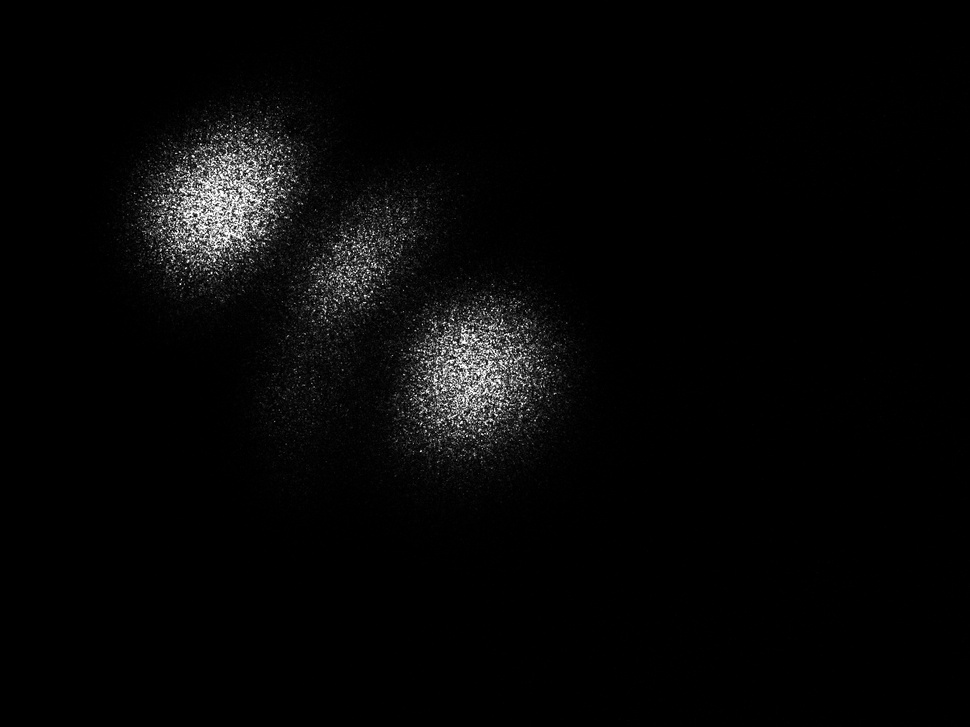
#> input picture TEM20.jpg, 970 x 727 px, shrunk from 1280 x 960 before the run, found by its file name
$ jupyter execute 'TEM02 (4).ipynb'
#> lines starting #> are read from the running program, lines starting #| are printed output that depends on the picture
<div dir="rtl" lang="he" xml:lang="he">
<font size=6> עיבוד נתונים - מעבדה ג'</font>

<font size=5> מחברת colab </font>

---'` comment #` .

---
<h1>
<font size=5><b>1. ייבוא חבילות</b></font>
</h1>

---

[cell 1]
import cv2
import numpy as np
import matplotlib.pyplot as plt
from scipy.optimize import curve_fit

# 1. Load image and convert to grayscale
img_path = '/content/TEM20.jpg'
img_raw = cv2.imread(img_path)
#> img_raw is the input picture: shape (727, 970, 3); min 0, max 255, mean 6.5

if img_raw is not None:
    img = cv2.cvtColor(img_raw, cv2.COLOR_BGR2GRAY)
else:
    # If the file is not loaded, create a synthetic demo image
    print("Warning: Image file not found. Creating a synthetic image.")
    x_grid, y_grid = np.meshgrid(np.linspace(-10, 10, 500), np.linspace(-10, 10, 500))
    img = np.exp(-(x_grid**2 + y_grid**2) / 10) * 255
    img = img.astype(np.uint8)

# 2. Rotate image (if needed)
# Set rotation angle (in degrees)
angle =31.5  # Change this value if the image needs rotation
if angle != 0:
    (h, w) = img.shape[:2]
#> h = 727; w = 970
    center = (w // 2, h // 2)
#> center = (485, 363)
    M = cv2.getRotationMatrix2D(center, angle, 1.0)
    img_rot = cv2.warpAffine(img, M, (w, h))
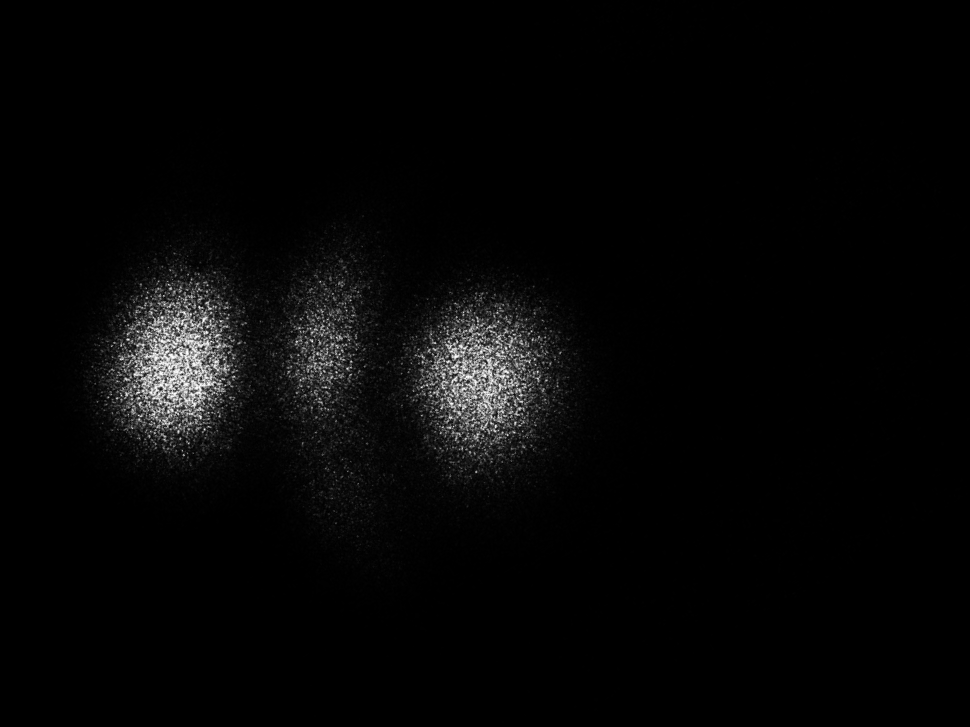
#> img_rot: shape (727, 970); min 0, max 255, mean 6.5
else:
    img_rot = img.copy()

# 3. Define Region of Interest (ROI) manually in pixels instead of interactive imcrop
# Crop the center of the image by default
h, w = img_rot.shape
crop_ymin, crop_ymax = int(h * 0.2), int(h * 0.8)
#> crop_ymin = 145; crop_ymax = 581
crop_xmin, crop_xmax = int(w * 0.1), int(w * 0.6)
#> crop_xmin = 97; crop_xmax = 582
img_crop = img_rot[crop_ymin:crop_ymax, crop_xmin:crop_xmax]
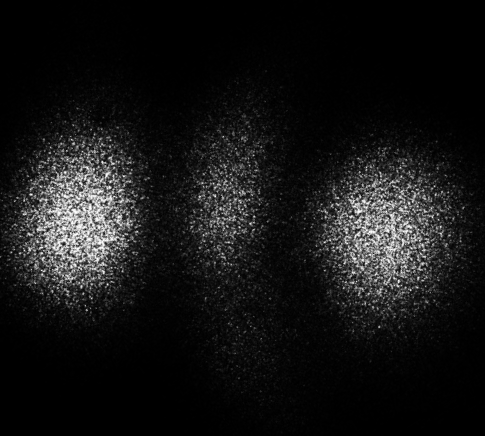
#> img_crop: shape (436, 485); min 0, max 255, mean 21.4

# 4. Sum to 1D (noise reduction)
I_1D = np.sum(img_crop, axis=0).astype(float)
#> I_1D = 485 values, max 23991 at index 89, min 745 at index 484, mean 9349.1

# Background subtraction and normalization
I_1D = I_1D - np.min(I_1D)
#> I_1D = 485 values, max 23246 at index 89, min 0 at index 484, mean 8604.1
if np.max(I_1D) > 0:
    I_1D = I_1D / np.max(I_1D)
#> I_1D = 485 values, max 1 at index 89, min 0 at index 484, mean 0.37

x = np.arange(len(I_1D))
#> x = 485 values from 0 to 484

# 5. Define Hermite-Gauss model
def hg_model(x, A0, A1, A2, A3, x0, w_param, offset):
    arg = np.sqrt(2) * (x - x0) / w_param
    # Hermite polynomials
    H0 = 1.0
    H1 = 2.0 * arg
    H2 = 4.0 * (arg**2) - 2.0
    H3 = 8.0 * (arg**3) - 12.0 * arg

    envelope = np.exp(-2.0 * (x - x0)**2 / (w_param**2))
    term = (A0 * H0**2 + A1 * H1**2 + A2 * H2**2 + A3 * H3**2) * envelope + offset
    return term

# Initial guesses
x0_guess = float(np.mean(x))
#> x0_guess = 242
w_guess = float(len(x) / 4.0)
#> w_guess = 121.2
p0 = [0.5, 0.5, 0.1, 0.1, x0_guess, w_guess, 0.0]
#> p0 = [0.5, 0.5, 0.1, 0.1, 242, 121.2, 0]

# Parameter bounds
lb = [0, 0, 0, 0, float(np.min(x)), 1.0, -0.2]
#> lb = [0, 0, 0, 0, 0, 1, -0.2]
ub = [10.0, 10.0, 10.0, 10.0, float(np.max(x)), float(len(x)), 0.5]
#> ub = [10, 10, 10, 10, 484, 485, 0.5]

try:
    # Perform fit using curve_fit
    p_fit, pcov = curve_fit(hg_model, x, I_1D, p0=p0, bounds=(lb, ub))
#> p_fit = [4.61e-14, 0.0542, 0.158, 0.00902, 231.6, 125.5, -0.2]

    # Calculate R^2
    residuals = I_1D - hg_model(x, *p_fit)
#> residuals = 485 values, max 0.199 at index 102, min -0.145 at index 371, mean -0.000487
    ss_res = np.sum(residuals**2)
#> ss_res = 1.69
    ss_tot = np.sum((I_1D - np.mean(I_1D))**2)
#> ss_tot = 36.24
    R_squared = 1.0 - (ss_res / ss_tot)
#> R_squared = 0.953

    # Display results
    A_coeffs = p_fit[0:4]
#> A_coeffs = [4.61e-14, 0.0542, 0.158, 0.00902]
    A_norm = A_coeffs / np.sum(A_coeffs) if np.sum(A_coeffs) > 0 else A_coeffs
#> A_norm = [2.08e-13, 0.245, 0.715, 0.0407]

    print(f"\n--- Fit Results for {img_path} ---")
    print(f"Beam center (x0): {p_fit[4]:.2f} pixels")
#| Beam center (x0): 231.56 pixels
    print(f"Beam waist (w):   {p_fit[5]:.2f} pixels")
#| Beam waist (w):   125.55 pixels
    print(f"Goodness of fit (R^2): {R_squared:.4f}\n")
#| Goodness of fit (R^2): 0.9534
    for i in range(4):
        print(f"A_{i} = {A_coeffs[i]:.4f} (Relative contribution: {A_norm[i]*100:.1f}%)")
#> this loop made 4 passes
#| A_0 = 0.0000 (Relative contribution: 0.0%)
#| A_1 = 0.0542 (Relative contribution: 24.5%)
#| A_2 = 0.1584 (Relative contribution: 71.5%)
#| A_3 = 0.0090 (Relative contribution: 4.1%)

    # 6. Plot graphs
    fig, axes = plt.subplots(1, 2, figsize=(14, 5))

    # Plot 1: Cropped mode image
    im = axes[0].imshow(img_crop, cmap='hot')
    fig.colorbar(im, ax=axes[0])
    axes[0].set_title('Mode Image (Rotated and Cropped)')
    axes[0].set_xlabel('X (Pixels)')
    axes[0].set_ylabel('Y (Pixels)')

    # Plot 2: Data points only
    axes[1].plot(x, I_1D, 'b.', label='Data (1D Sum)')
    axes[1].grid(True, linestyle='--', alpha=0.7)
    axes[1].set_title('1D Intensity Profile')
    axes[1].set_xlabel('X Position (Pixels)')
    axes[1].set_ylabel('Normalized Intensity')
    axes[1].legend()

    plt.tight_layout()
    plt.show()
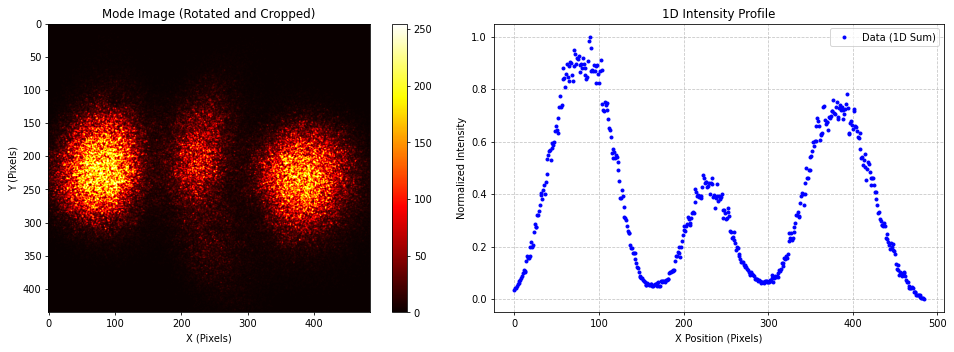
#> figure drawn by matplotlib, 3 panels; panel 2: curve peaks at x = 89, y = 1
except Exception as e:
    print(f"Error during fitting: {e}")

$ run again, with TEM30.jpg copied over TEM20.jpg
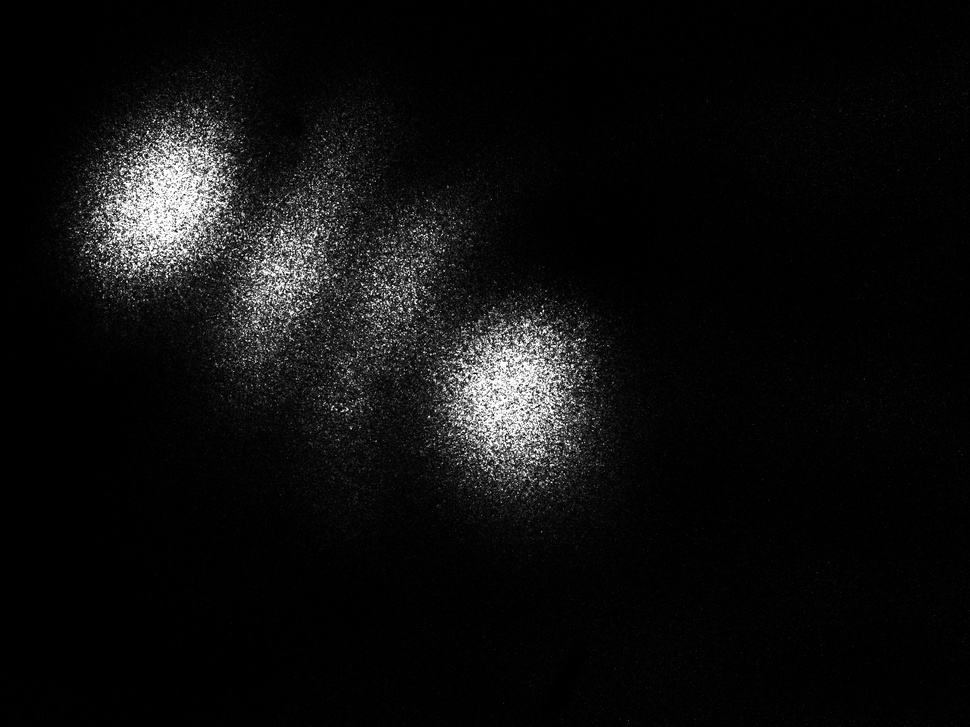
#> input picture TEM30.jpg, 970 x 727 px, shrunk from 1280 x 960 before the run, found by its file name
#> img_raw is the input picture: shape (727, 970, 3); min 0, max 255, mean 14.6
#> `img_crop = img_rot[crop_ymin:crop_ymax, crop_xmin:crop_xmax]`:
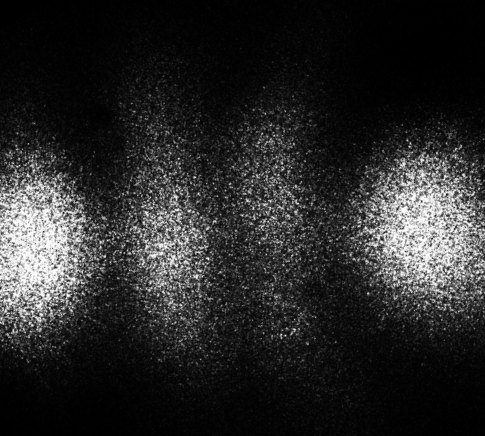
#> img_crop: shape (436, 485); min 0, max 255, mean 41.1
#> `I_1D = np.sum(img_crop, axis=0).astype(float)`: I_1D = 485 values, max 34657 at index 32, min 6109 at index 336, mean 17911
#> `I_1D = I_1D - np.min(I_1D)`: I_1D = 485 values, max 28548 at index 32, min 0 at index 336, mean 11802
#> `I_1D = I_1D / np.max(I_1D)`: I_1D = 485 values, max 1 at index 32, min 0 at index 336, mean 0.413
#> x = 485 values from 0 to 484
#> x0_guess = 242
#> w_guess = 121.2
#> p0 = [0.5, 0.5, 0.1, 0.1, 242, 121.2, 0]
#> lb = [0, 0, 0, 0, 0, 1, -0.2]
#> ub = [10, 10, 10, 10, 484, 485, 0.5]
#> p_fit = [0.0656, 0.00495, 0.0633, 0.0285, 226, 142, -0.198]
#> residuals = 485 values, max 0.173 at index 161, min -0.179 at index 304, mean -7.32e-09
#> ss_res = 2.92
#> ss_tot = 36.91
#> R_squared = 0.921
#> A_coeffs = [0.0656, 0.00495, 0.0633, 0.0285]
#> A_norm = [0.404, 0.0305, 0.39, 0.176]
#| Beam center (x0): 225.97 pixels
#| Beam waist (w):   141.96 pixels
#| Goodness of fit (R^2): 0.9209
#> the loop `for i in range(4):` made 4 passes
#| A_0 = 0.0656 (Relative contribution: 40.4%)
#| A_1 = 0.0049 (Relative contribution: 3.0%)
#| A_2 = 0.0633 (Relative contribution: 39.0%)
#| A_3 = 0.0285 (Relative contribution: 17.6%)
#> `plt.show()`:
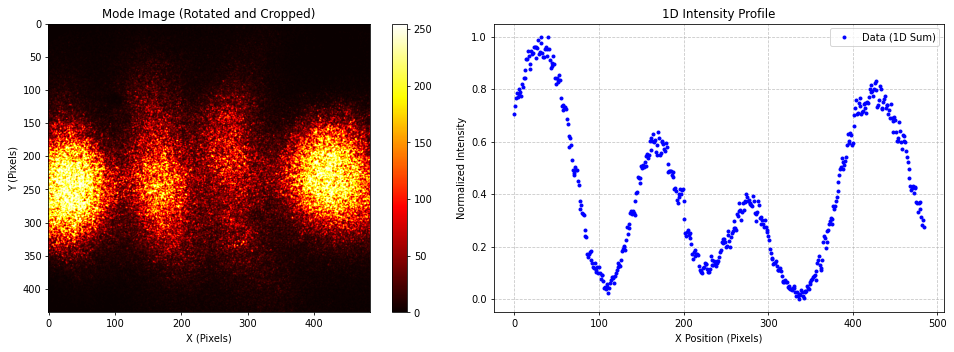
#> figure drawn by matplotlib, 3 panels; panel 2: curve peaks at x = 32, y = 1

$ run again, with TEM00new.jpg copied over TEM20.jpg
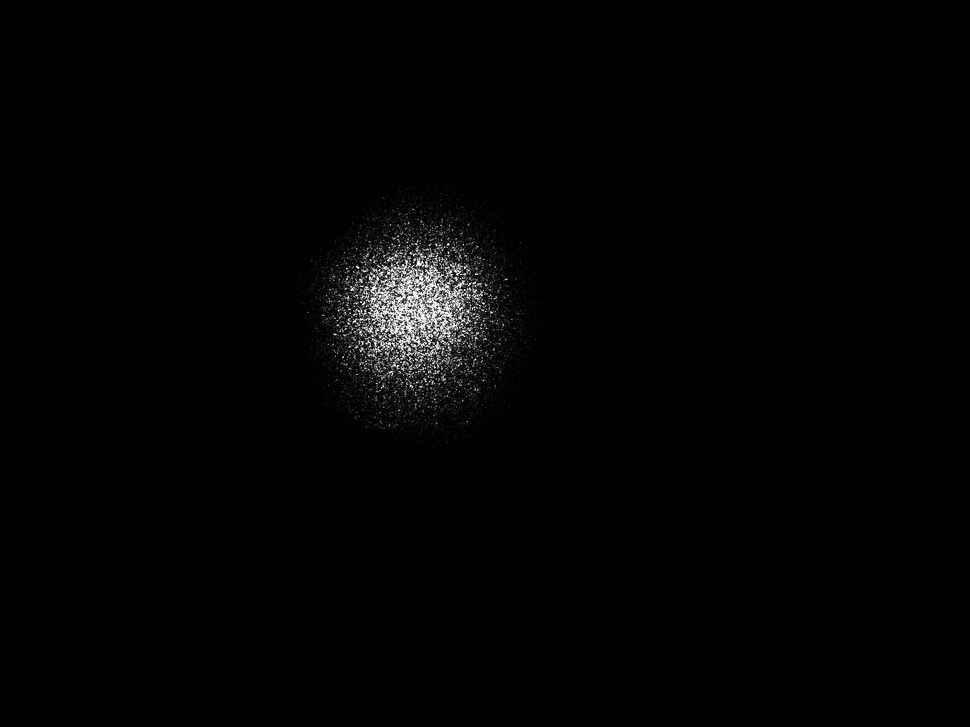
#> input picture TEM00new.jpg, 970 x 727 px, shrunk from 1280 x 960 before the run, found by its file name
#> img_raw is the input picture: shape (727, 970, 3); min 0, max 255, mean 3.1
#> `img_crop = img_rot[crop_ymin:crop_ymax, crop_xmin:crop_xmax]`:
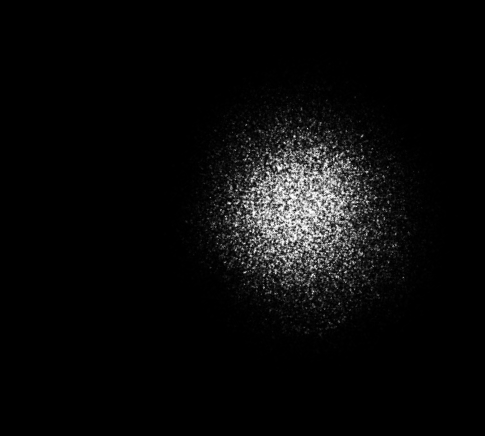
#> img_crop: shape (436, 485); min 0, max 255, mean 10.2
#> `I_1D = np.sum(img_crop, axis=0).astype(float)`: I_1D = 485 values, max 22259 at index 310, min 0 at index 0, mean 4464.5
#> `I_1D = I_1D / np.max(I_1D)`: I_1D = 485 values, max 1 at index 310, min 0 at index 0, mean 0.201
#> x = 485 values from 0 to 484
#> x0_guess = 242
#> w_guess = 121.2
#> p0 = [0.5, 0.5, 0.1, 0.1, 242, 121.2, 0]
#> lb = [0, 0, 0, 0, 0, 1, -0.2]
#> ub = [10, 10, 10, 10, 484, 485, 0.5]
#> p_fit = [0.91, 0.134, 0.000886, 0.000444, 300.7, 64.45, -0.000506]
#> residuals = 485 values, max 0.105 at index 253, min -0.115 at index 322, mean 9.47e-09
#> ss_res = 0.242
#> ss_tot = 46.33
#> R_squared = 0.995
#> A_coeffs = [0.91, 0.134, 0.000886, 0.000444]
#> A_norm = [0.87, 0.128, 0.000847, 0.000425]
#| Beam center (x0): 300.73 pixels
#| Beam waist (w):   64.45 pixels
#| Goodness of fit (R^2): 0.9948
#> the loop `for i in range(4):` made 4 passes
#| A_0 = 0.9103 (Relative contribution: 87.0%)
#| A_1 = 0.1343 (Relative contribution: 12.8%)
#| A_2 = 0.0009 (Relative contribution: 0.1%)
#| A_3 = 0.0004 (Relative contribution: 0.0%)
#> `plt.show()`:
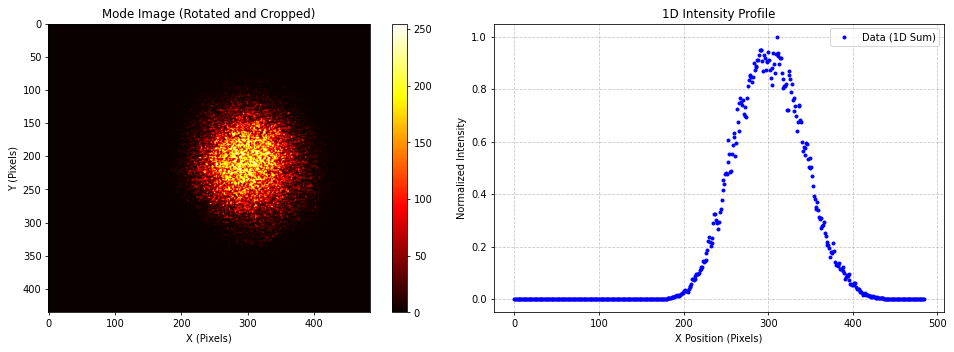
#> figure drawn by matplotlib, 3 panels; panel 2: curve peaks at x = 310, y = 1
